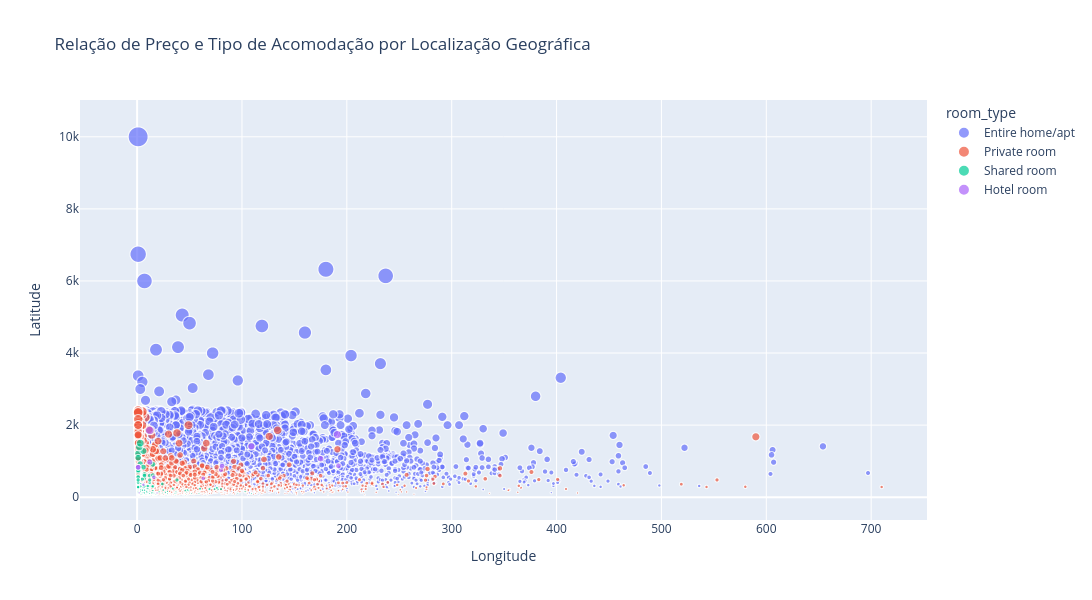

Notebook code cell kept with this figure:
### Code cell
import plotly.express as px

fig = px.scatter(
    data_frame=tbl_anuncios,
    x='number_of_reviews',
    y='price',
    color='room_type',  # Colore os pontos pelo tipo de quarto
    size='price',      # O tamanho do ponto representa o preço
    hover_data=['room_type', 'price'],
    width=2000,
    height=600,
    title='Relação de Preço e Tipo de Acomodação por Localização Geográfica'
)

fig.update_layout(
    xaxis_title='Longitude',
    yaxis_title='Latitude'
)

fig.show()

### Figure 1 — Plotly figure (JSON) as saved in the notebook; plotly's stock layout.template omitted (floating-point values rounded to 4 significant figures; data arrays with more than 128 entries replaced by an {"elided": "..."} marker saying what was removed)
{"data": [{"customdata": {"elided": "26024x1 str values"}, "hovertemplate": "room_type=%{customdata[0]}<br>number_of_reviews=%{x}<br>price=%{marker.size}<extra></extra>", "legendgroup": "Entire home/apt", "marker": {"color": "#636efa", "size": {"elided": "26024 float values"}, "sizemode": "area", "sizeref": 25, "symbol": "circle"}, "mode": "markers", "name": "Entire home/apt", "showlegend": true, "type": "scattergl", "x": {"elided": "26024 int values"}, "xaxis": "x", "y": {"elided": "26024 float values"}, "yaxis": "y"}, {"customdata": {"elided": "6428x1 str values"}, "hovertemplate": "room_type=%{customdata[0]}<br>number_of_reviews=%{x}<br>price=%{marker.size}<extra></extra>", "legendgroup": "Private room", "marker": {"color": "#EF553B", "size": {"elided": "6428 float values"}, "sizemode": "area", "sizeref": 25, "symbol": "circle"}, "mode": "markers", "name": "Private room", "showlegend": true, "type": "scattergl", "x": {"elided": "6428 int values"}, "xaxis": "x", "y": {"elided": "6428 float values"}, "yaxis": "y"}, {"customdata": {"elided": "227x1 str values"}, "hovertemplate": "room_type=%{customdata[0]}<br>number_of_reviews=%{x}<br>price=%{marker.size}<extra></extra>", "legendgroup": "Shared room", "marker": {"color": "#00cc96", "size": {"elided": "227 float values"}, "sizemode": "area", "sizeref": 25, "symbol": "circle"}, "mode": "markers", "name": "Shared room", "showlegend": true, "type": "scattergl", "x": {"elided": "227 int values"}, "xaxis": "x", "y": {"elided": "227 float values"}, "yaxis": "y"}, {"customdata": [["Hotel room"], ["Hotel room"], ["Hotel room"], ["Hotel room"], ["Hotel room"], ["Hotel room"], ["Hotel room"], ["Hotel room"], ["Hotel room"], ["Hotel room"], ["Hotel room"], ["Hotel room"], ["Hotel room"], ["Hotel room"], ["Hotel room"], ["Hotel room"]], "hovertemplate": "room_type=%{customdata[0]}<br>number_of_reviews=%{x}<br>price=%{marker.size}<extra></extra>", "legendgroup": "Hotel room", "marker": {"color": "#ab63fa", "size": [1853.0, 870.0, 1737.0, 59.0, 1068.0, 760.0, 1409.0, 861.0, 346.0, 552.0, 120.0, 120.0, 975.0, 521.0, 829.0, 829.0], "sizemode": "area", "sizeref": 25, "symbol": "circle"}, "mode": "markers", "name": "Hotel room", "showlegend": true, "type": "scattergl", "x": [12, 192, 191, 33, 175, 80, 109, 81, 6, 16, 19, 2, 12, 63, 1, 1], "xaxis": "x", "y": [1853.0, 870.0, 1737.0, 59.0, 1068.0, 760.0, 1409.0, 861.0, 346.0, 552.0, 120.0, 120.0, 975.0, 521.0, 829.0, 829.0], "yaxis": "y"}], "layout": {"height": 600, "legend": {"itemsizing": "constant", "title": {"text": "room_type"}, "tracegroupgap": 0}, "title": {"text": "Relação de Preço e Tipo de Acomodação por Localização Geográfica"}, "width": 2000, "xaxis": {"anchor": "y", "domain": [0, 1], "title": {"text": "Longitude"}}, "yaxis": {"anchor": "x", "domain": [0, 1], "title": {"text": "Latitude"}}}}
